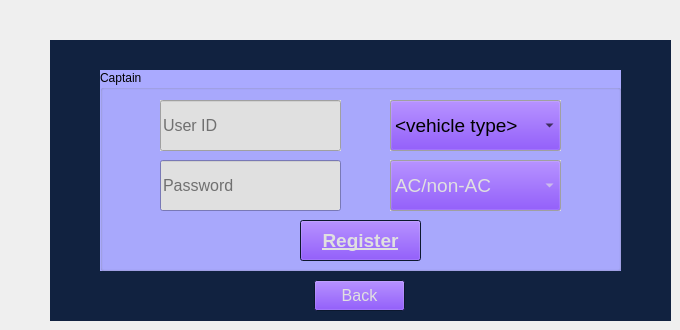
    <widget class="QWidget" name="page_5">
     <widget class="QWidget" name="index4" native="true">
      <property name="geometry">
       <rect>
        <x>50</x>
        <y>40</y>
        <width>621</width>
        <height>281</height>
       </rect>
      </property>
      <property name="palette">
       <palette>
        <active>
         <colorrole role="Window">
          <brush brushstyle="SolidPattern">
           <color alpha="255">
            <red>17</red>
            <green>34</green>
            <blue>64</blue>
           </color>
          </brush>
         </colorrole>
        </active>
        <inactive>
         <colorrole role="Window">
          <brush brushstyle="SolidPattern">
           <color alpha="255">
            <red>17</red>
            <green>34</green>
            <blue>64</blue>
           </color>
          </brush>
         </colorrole>
        </inactive>
        <disabled>
         <colorrole role="Base">
          <brush brushstyle="SolidPattern">
           <color alpha="255">
            <red>17</red>
            <green>34</green>
            <blue>64</blue>
           </color>
          </brush>
         </colorrole>
         <colorrole role="Window">
          <brush brushstyle="SolidPattern">
           <color alpha="255">
            <red>17</red>
            <green>34</green>
            <blue>64</blue>
           </color>
          </brush>
         </colorrole>
        </disabled>
       </palette>
      </property>
      <property name="autoFillBackground">
       <bool>true</bool>
      </property>
      <widget class="QGroupBox" name="groupBox_4">
       <property name="geometry">
        <rect>
         <x>50</x>
         <y>30</y>
         <width>521</width>
         <height>201</height>
        </rect>
       </property>
       <property name="palette">
        <palette>
         <active>
          <colorrole role="Window">
           <brush brushstyle="SolidPattern">
            <color alpha="255">
             <red>170</red>
             <green>170</green>
             <blue>255</blue>
            </color>
           </brush>
          </colorrole>
         </active>
         <inactive>
          <colorrole role="Window">
           <brush brushstyle="SolidPattern">
            <color alpha="255">
             <red>170</red>
             <green>170</green>
             <blue>255</blue>
            </color>
           </brush>
          </colorrole>
         </inactive>
         <disabled>
          <colorrole role="Base">
           <brush brushstyle="SolidPattern">
            <color alpha="255">
             <red>170</red>
             <green>170</green>
             <blue>255</blue>
            </color>
           </brush>
          </colorrole>
          <colorrole role="Window">
           <brush brushstyle="SolidPattern">
            <color alpha="255">
             <red>170</red>
             <green>170</green>
             <blue>255</blue>
            </color>
           </brush>
          </colorrole>
         </disabled>
        </palette>
       </property>
       <property name="autoFillBackground">
        <bool>true</bool>
       </property>
       <property name="title">
        <string>Captain</string>
       </property>
       <widget class="QLineEdit" name="captainRegUsername">
        <property name="geometry">
         <rect>
          <x>60</x>
          <y>30</y>
          <width>181</width>
          <height>51</height>
         </rect>
        </property>
        <property name="palette">
         <palette>
          <active>
           <colorrole role="Base">
            <brush brushstyle="SolidPattern">
             <color alpha="255">
              <red>224</red>
              <green>224</green>
              <blue>224</blue>
             </color>
            </brush>
           </colorrole>
           <colorrole role="Window">
            <brush brushstyle="SolidPattern">
             <color alpha="255">
              <red>224</red>
              <green>224</green>
              <blue>224</blue>
             </color>
            </brush>
           </colorrole>
          </active>
          <inactive>
           <colorrole role="Base">
            <brush brushstyle="SolidPattern">
             <color alpha="255">
              <red>224</red>
              <green>224</green>
              <blue>224</blue>
             </color>
            </brush>
           </colorrole>
           <colorrole role="Window">
            <brush brushstyle="SolidPattern">
             <color alpha="255">
              <red>224</red>
              <green>224</green>
              <blue>224</blue>
             </color>
            </brush>
           </colorrole>
          </inactive>
          <disabled>
           <colorrole role="Base">
            <brush brushstyle="SolidPattern">
             <color alpha="255">
              <red>224</red>
              <green>224</green>
              <blue>224</blue>
             </color>
            </brush>
           </colorrole>
           <colorrole role="Window">
            <brush brushstyle="SolidPattern">
             <color alpha="255">
              <red>224</red>
              <green>224</green>
              <blue>224</blue>
             </color>
            </brush>
           </colorrole>
          </disabled>
         </palette>
        </property>
        <property name="font">
         <font>
          <family>Tahoma</family>
          <pointsize>12</pointsize>
          <bold>false</bold>
         </font>
        </property>
        <property name="autoFillBackground">
         <bool>true</bool>
        </property>
        <property name="placeholderText">
         <string>User ID</string>
        </property>
       </widget>
       <widget class="QLineEdit" name="captainRegPassword">
        <property name="geometry">
         <rect>
          <x>60</x>
          <y>90</y>
          <width>181</width>
          <height>51</height>
         </rect>
        </property>
        <property name="palette">
         <palette>
          <active>
           <colorrole role="Base">
            <brush brushstyle="SolidPattern">
             <color alpha="255">
              <red>224</red>
              <green>224</green>
              <blue>224</blue>
             </color>
            </brush>
           </colorrole>
          </active>
          <inactive>
           <colorrole role="Base">
            <brush brushstyle="SolidPattern">
             <color alpha="255">
              <red>224</red>
              <green>224</green>
              <blue>224</blue>
             </color>
            </brush>
           </colorrole>
          </inactive>
          <disabled/>
         </palette>
        </property>
        <property name="font">
         <font>
          <family>Tahoma</family>
          <pointsize>12</pointsize>
          <bold>false</bold>
         </font>
        </property>
        <property name="echoMode">
         <enum>QLineEdit::EchoMode::Password</enum>
        </property>
        <property name="placeholderText">
         <string>Password</string>
        </property>
       </widget>
       <widget class="QPushButton" name="captainRegisterButton">
        <property name="geometry">
         <rect>
          <x>200</x>
          <y>150</y>
          <width>121</width>
          <height>41</height>
         </rect>
        </property>
        <property name="palette">
         <palette>
          <active>
           <colorrole role="Button">
            <brush brushstyle="SolidPattern">
             <color alpha="255">
              <red>85</red>
              <green>0</green>
              <blue>255</blue>
             </color>
            </brush>
           </colorrole>
           <colorrole role="Light">
            <brush brushstyle="SolidPattern">
             <color alpha="255">
              <red>0</red>
              <green>255</green>
              <blue>255</blue>
             </color>
            </brush>
           </colorrole>
           <colorrole role="Midlight">
            <brush brushstyle="SolidPattern">
             <color alpha="255">
              <red>227</red>
              <green>227</green>
              <blue>227</blue>
             </color>
            </brush>
           </colorrole>
           <colorrole role="ButtonText">
            <brush brushstyle="SolidPattern">
             <color alpha="255">
              <red>224</red>
              <green>224</green>
              <blue>224</blue>
             </color>
            </brush>
           </colorrole>
           <colorrole role="Window">
            <brush brushstyle="SolidPattern">
             <color alpha="255">
              <red>17</red>
              <green>34</green>
              <blue>64</blue>
             </color>
            </brush>
           </colorrole>
          </active>
          <inactive>
           <colorrole role="Button">
            <brush brushstyle="SolidPattern">
             <color alpha="255">
              <red>85</red>
              <green>0</green>
              <blue>255</blue>
             </color>
            </brush>
           </colorrole>
           <colorrole role="Light">
            <brush brushstyle="SolidPattern">
             <color alpha="255">
              <red>0</red>
              <green>255</green>
              <blue>255</blue>
             </color>
            </brush>
           </colorrole>
           <colorrole role="Midlight">
            <brush brushstyle="SolidPattern">
             <color alpha="255">
              <red>227</red>
              <green>227</green>
              <blue>227</blue>
             </color>
            </brush>
           </colorrole>
           <colorrole role="ButtonText">
            <brush brushstyle="SolidPattern">
             <color alpha="255">
              <red>224</red>
              <green>224</green>
              <blue>224</blue>
             </color>
            </brush>
           </colorrole>
           <colorrole role="Window">
            <brush brushstyle="SolidPattern">
             <color alpha="255">
              <red>17</red>
              <green>34</green>
              <blue>64</blue>
             </color>
            </brush>
           </colorrole>
          </inactive>
          <disabled>
           <colorrole role="Button">
            <brush brushstyle="SolidPattern">
             <color alpha="255">
              <red>85</red>
              <green>0</green>
              <blue>255</blue>
             </color>
            </brush>
           </colorrole>
           <colorrole role="Light">
            <brush brushstyle="SolidPattern">
             <color alpha="255">
              <red>0</red>
              <green>255</green>
              <blue>255</blue>
             </color>
            </brush>
           </colorrole>
           <colorrole role="Midlight">
            <brush brushstyle="SolidPattern">
             <color alpha="255">
              <red>227</red>
              <green>227</green>
              <blue>227</blue>
             </color>
            </brush>
           </colorrole>
           <colorrole role="Base">
            <brush brushstyle="SolidPattern">
             <color alpha="255">
              <red>17</red>
              <green>34</green>
              <blue>64</blue>
             </color>
            </brush>
           </colorrole>
           <colorrole role="Window">
            <brush brushstyle="SolidPattern">
             <color alpha="255">
              <red>17</red>
              <green>34</green>
              <blue>64</blue>
             </color>
            </brush>
           </colorrole>
          </disabled>
         </palette>
        </property>
        <property name="font">
         <font>
          <family>Tahoma</family>
          <pointsize>14</pointsize>
          <bold>true</bold>
          <underline>true</underline>
         </font>
        </property>
        <property name="autoFillBackground">
         <bool>false</bool>
        </property>
        <property name="text">
         <string>Register</string>
        </property>
       </widget>
       <widget class="QComboBox" name="vehicleTypeComboBox">
        <property name="geometry">
         <rect>
          <x>290</x>
          <y>30</y>
          <width>171</width>
          <height>51</height>
         </rect>
        </property>
        <property name="palette">
         <palette>
          <active>
           <colorrole role="Button">
            <brush brushstyle="SolidPattern">
             <color alpha="255">
              <red>85</red>
              <green>0</green>
              <blue>255</blue>
             </color>
            </brush>
           </colorrole>
           <colorrole role="Text">
            <brush brushstyle="SolidPattern">
             <color alpha="255">
              <red>7</red>
              <green>7</green>
              <blue>7</blue>
             </color>
            </brush>
           </colorrole>
           <colorrole role="Base">
            <brush brushstyle="SolidPattern">
             <color alpha="255">
              <red>224</red>
              <green>224</green>
              <blue>224</blue>
             </color>
            </brush>
           </colorrole>
           <colorrole role="Window">
            <brush brushstyle="SolidPattern">
             <color alpha="255">
              <red>224</red>
              <green>224</green>
              <blue>224</blue>
             </color>
            </brush>
           </colorrole>
          </active>
          <inactive>
           <colorrole role="Button">
            <brush brushstyle="SolidPattern">
             <color alpha="255">
              <red>85</red>
              <green>0</green>
              <blue>255</blue>
             </color>
            </brush>
           </colorrole>
           <colorrole role="Text">
            <brush brushstyle="SolidPattern">
             <color alpha="255">
              <red>7</red>
              <green>7</green>
              <blue>7</blue>
             </color>
            </brush>
           </colorrole>
           <colorrole role="Base">
            <brush brushstyle="SolidPattern">
             <color alpha="255">
              <red>224</red>
              <green>224</green>
              <blue>224</blue>
             </color>
            </brush>
           </colorrole>
           <colorrole role="Window">
            <brush brushstyle="SolidPattern">
             <color alpha="255">
              <red>224</red>
              <green>224</green>
              <blue>224</blue>
             </color>
            </brush>
           </colorrole>
          </inactive>
          <disabled>
           <colorrole role="Button">
            <brush brushstyle="SolidPattern">
             <color alpha="255">
              <red>85</red>
              <green>0</green>
              <blue>255</blue>
             </color>
            </brush>
           </colorrole>
           <colorrole role="Base">
            <brush brushstyle="SolidPattern">
             <color alpha="255">
              <red>224</red>
              <green>224</green>
              <blue>224</blue>
             </color>
            </brush>
           </colorrole>
           <colorrole role="Window">
            <brush brushstyle="SolidPattern">
             <color alpha="255">
              <red>224</red>
              <green>224</green>
              <blue>224</blue>
             </color>
            </brush>
           </colorrole>
          </disabled>
         </palette>
        </property>
        <property name="font">
         <font>
          <family>Tahoma</family>
          <pointsize>14</pointsize>
          <bold>false</bold>
         </font>
        </property>
        <property name="autoFillBackground">
         <bool>true</bool>
        </property>
        <property name="currentText">
         <string>&lt;vehicle type&gt;</string>
        </property>
        <property name="placeholderText">
         <string/>
        </property>
        <item>
         <property name="text">
          <string>&lt;vehicle type&gt;</string>
         </property>
        </item>
        <item>
         <property name="text">
          <string>Car</string>
         </property>
        </item>
        <item>
         <property name="text">
          <string>Bike</string>
         </property>
        </item>
       </widget>
       <widget class="QComboBox" name="vehicleClassComboBox">
        <property name="geometry">
         <rect>
          <x>290</x>
          <y>90</y>
          <width>171</width>
          <height>51</height>
         </rect>
        </property>
        <property name="palette">
         <palette>
          <active>
           <colorrole role="Button">
            <brush brushstyle="SolidPattern">
             <color alpha="255">
              <red>85</red>
              <green>0</green>
              <blue>255</blue>
             </color>
            </brush>
           </colorrole>
           <colorrole role="Text">
            <brush brushstyle="SolidPattern">
             <color alpha="255">
              <red>0</red>
              <green>0</green>
              <blue>0</blue>
             </color>
            </brush>
           </colorrole>
           <colorrole role="ButtonText">
            <brush brushstyle="SolidPattern">
             <color alpha="255">
              <red>224</red>
              <green>224</green>
              <blue>224</blue>
             </color>
            </brush>
           </colorrole>
           <colorrole role="Base">
            <brush brushstyle="SolidPattern">
             <color alpha="255">
              <red>224</red>
              <green>224</green>
              <blue>224</blue>
             </color>
            </brush>
           </colorrole>
           <colorrole role="Window">
            <brush brushstyle="SolidPattern">
             <color alpha="255">
              <red>224</red>
              <green>224</green>
              <blue>224</blue>
             </color>
            </brush>
           </colorrole>
          </active>
          <inactive>
           <colorrole role="Button">
            <brush brushstyle="SolidPattern">
             <color alpha="255">
              <red>85</red>
              <green>0</green>
              <blue>255</blue>
             </color>
            </brush>
           </colorrole>
           <colorrole role="Text">
            <brush brushstyle="SolidPattern">
             <color alpha="255">
              <red>0</red>
              <green>0</green>
              <blue>0</blue>
             </color>
            </brush>
           </colorrole>
           <colorrole role="ButtonText">
            <brush brushstyle="SolidPattern">
             <color alpha="255">
              <red>224</red>
              <green>224</green>
              <blue>224</blue>
             </color>
            </brush>
           </colorrole>
           <colorrole role="Base">
            <brush brushstyle="SolidPattern">
             <color alpha="255">
              <red>224</red>
              <green>224</green>
              <blue>224</blue>
             </color>
            </brush>
           </colorrole>
           <colorrole role="Window">
            <brush brushstyle="SolidPattern">
             <color alpha="255">
              <red>224</red>
              <green>224</green>
              <blue>224</blue>
             </color>
            </brush>
           </colorrole>
          </inactive>
          <disabled>
           <colorrole role="Button">
            <brush brushstyle="SolidPattern">
             <color alpha="255">
              <red>85</red>
              <green>0</green>
              <blue>255</blue>
             </color>
            </brush>
           </colorrole>
           <colorrole role="Base">
            <brush brushstyle="SolidPattern">
             <color alpha="255">
              <red>224</red>
              <green>224</green>
              <blue>224</blue>
             </color>
            </brush>
           </colorrole>
           <colorrole role="Window">
            <brush brushstyle="SolidPattern">
             <color alpha="255">
              <red>224</red>
              <green>224</green>
              <blue>224</blue>
             </color>
            </brush>
           </colorrole>
          </disabled>
         </palette>
        </property>
        <property name="font">
         <font>
          <family>Tahoma</family>
          <pointsize>14</pointsize>
          <bold>false</bold>
         </font>
        </property>
        <property name="autoFillBackground">
         <bool>true</bool>
        </property>
        <item>
         <property name="text">
          <string>AC/non-AC</string>
         </property>
        </item>
        <item>
         <property name="text">
          <string>AC</string>
         </property>
        </item>
        <item>
         <property name="text">
          <string>Non-AC</string>
         </property>
        </item>
       </widget>
      </widget>
      <widget class="QPushButton" name="captainRegisterBackButton">
       <property name="geometry">
        <rect>
         <x>264</x>
         <y>240</y>
         <width>91</width>
         <height>31</height>
        </rect>
       </property>
       <property name="palette">
        <palette>
         <active>
          <colorrole role="Button">
           <brush brushstyle="SolidPattern">
            <color alpha="255">
             <red>85</red>
             <green>0</green>
             <blue>255</blue>
            </color>
           </brush>
          </colorrole>
          <colorrole role="Light">
           <brush brushstyle="SolidPattern">
            <color alpha="255">
             <red>255</red>
             <green>255</green>
             <blue>255</blue>
            </color>
           </brush>
          </colorrole>
          <colorrole role="ButtonText">
           <brush brushstyle="SolidPattern">
            <color alpha="255">
             <red>224</red>
             <green>224</green>
             <blue>224</blue>
            </color>
           </brush>
          </colorrole>
         </active>
         <inactive>
          <colorrole role="Button">
           <brush brushstyle="SolidPattern">
            <color alpha="255">
             <red>85</red>
             <green>0</green>
             <blue>255</blue>
            </color>
           </brush>
          </colorrole>
          <colorrole role="Light">
           <brush brushstyle="SolidPattern">
            <color alpha="255">
             <red>255</red>
             <green>255</green>
             <blue>255</blue>
            </color>
           </brush>
          </colorrole>
          <colorrole role="ButtonText">
           <brush brushstyle="SolidPattern">
            <color alpha="255">
             <red>224</red>
             <green>224</green>
             <blue>224</blue>
            </color>
           </brush>
          </colorrole>
         </inactive>
         <disabled>
          <colorrole role="Button">
           <brush brushstyle="SolidPattern">
            <color alpha="255">
             <red>85</red>
             <green>0</green>
             <blue>255</blue>
            </color>
           </brush>
          </colorrole>
          <colorrole role="Light">
           <brush brushstyle="SolidPattern">
            <color alpha="255">
             <red>255</red>
             <green>255</green>
             <blue>255</blue>
            </color>
           </brush>
          </colorrole>
         </disabled>
        </palette>
       </property>
       <property name="font">
        <font>
         <family>Tahoma</family>
         <pointsize>12</pointsize>
         <bold>false</bold>
        </font>
       </property>
       <property name="text">
        <string>Back</string>
       </property>
      </widget>
     </widget>
    </widget>
